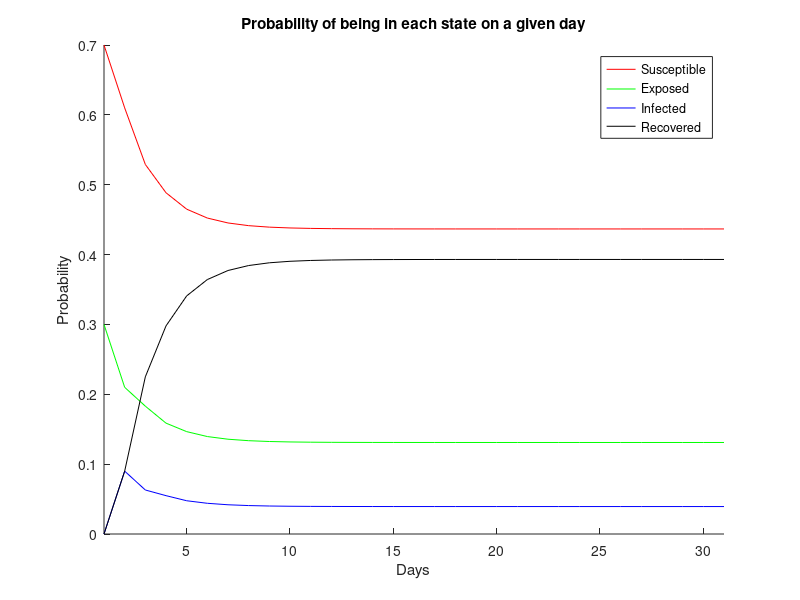
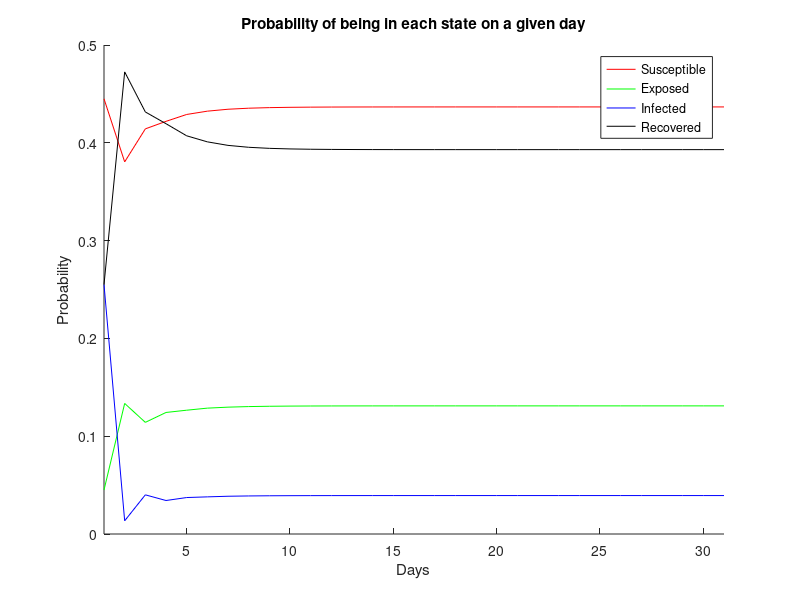
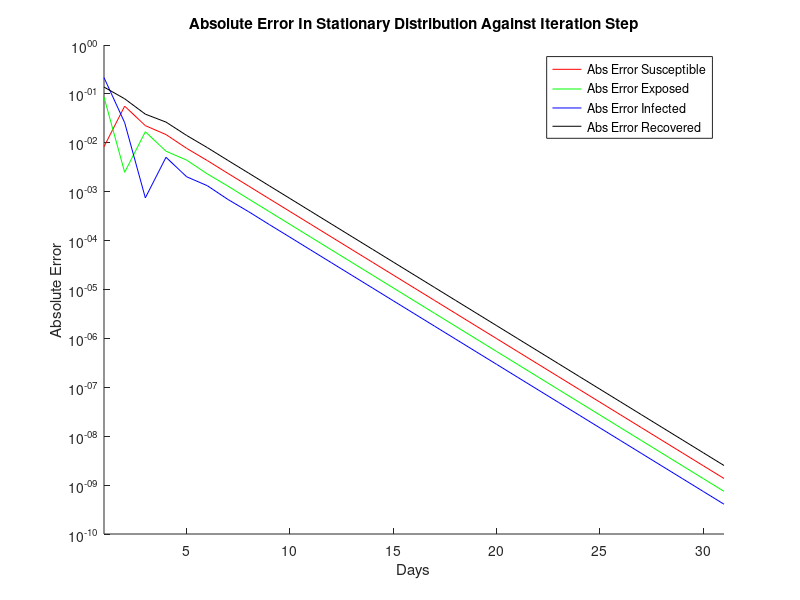
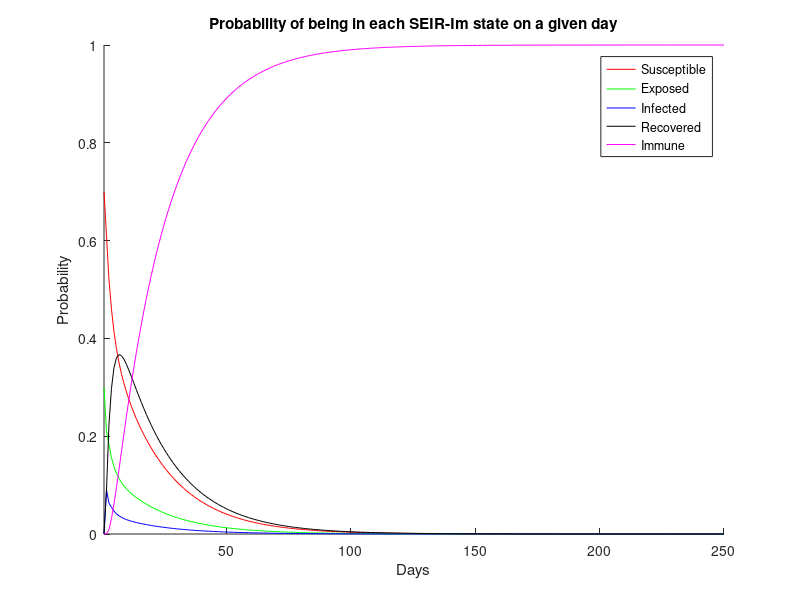

These figures' MATLAB source, in order:
clc
close all
clear all

%% Section 2: Modeling Small Population Epidemics with Markov Chains

    % 2.1 Questions
        % #2
        P_s = 0.7;
        P_e = 0.4;
        P_i = 1.0;
        P_r = 0.8;

        SEIR_trans_matr = [P_s          P_e              0            (1 - P_r)
                           (1 - P_s)    0                0            0
                           0            0.5*(1 - P_e)    (1 - P_i)    0
                           0            0.5*(1 - P_e)    P_i          P_r];
        
        disp("Transition matrix for Markov Chain of the SEIR model:");
        disp(SEIR_trans_matr);
        
        
        % #3
        sv_q2_3 = [0; 1; 0; 0];     % exposed state vector
        
        probability_q2_3 = SEIR_trans_matr * sv_q2_3;
        
        disp("Probability exposed individual is in each state after one day:");
        disp(probability_q2_3);
        
        
        % #4
        sv_q2_4 = [1; 0; 0; 0];     % susceptible state vector
        
        five_iter_SEIR_trans_matr = SEIR_trans_matr ^ 5
        
        probability_q2_4 = five_iter_SEIR_trans_matr * sv_q2_4;
        
        disp("Probability susceptible individual is in each state after five days:");
        disp(probability_q2_4);
        
        
        
        
%% Section 3: Stationary Probability Distributions

    % 3.1 Questions
        % #1
            % (a)
            sv_s = [1; 0; 0; 0];     % susceptible state vector
            probability_s = zeros(1, 31);
            probability_e = zeros(1, 31);
            probability_i = zeros(1, 31);
            probability_r = zeros(1, 31);

            probability_step = zeros(4, 1);
            for n = 1:31
                probability_step = (SEIR_trans_matr ^ n) * sv_s;
                probability_step = probability_step / sum(probability_step);
                probability_s(n) = probability_step(1);
                probability_e(n) = probability_step(2);
                probability_i(n) = probability_step(3);
                probability_r(n) = probability_step(4);
            end

            figure(1)
            hold on
            step_count = linspace(1, 31, 31);
            plot(step_count, probability_s, "-r");
            plot(step_count, probability_e, "-g");
            plot(step_count, probability_i, "-b");
            plot(step_count, probability_r, "-k");
            legend("Susceptible", "Exposed", "Infected", "Recovered");
            title("Probability of being in each state on a given day");
            xlabel("Days");
            ylabel("Probability");
            xlim([1, 31]);
            hold off
            
            
            % (b)
            stat_dist = [probability_s(31); probability_e(31); probability_i(31); probability_r(31)];
            
            disp("Stationary distribution:");
            disp(stat_dist);
            
            
        % #2
            % (a)
            p2_sv_s = [0.15; 0.85; 0; 0];
            p2_probability_s = zeros(1, 31);
            p2_probability_e = zeros(1, 31);
            p2_probability_i = zeros(1, 31);
            p2_probability_r = zeros(1, 31);

            p2_probability_step = zeros(4, 1);
            for n = 1:31
                p2_probability_step = (SEIR_trans_matr ^ n) * p2_sv_s;
                p2_probability_step = p2_probability_step / sum(p2_probability_step);
                p2_probability_s(n) = p2_probability_step(1);
                p2_probability_e(n) = p2_probability_step(2);
                p2_probability_i(n) = p2_probability_step(3);
                p2_probability_r(n) = p2_probability_step(4);
            end

            figure(2)
            hold on
            plot(step_count, p2_probability_s, "-r");
            plot(step_count, p2_probability_e, "-g");
            plot(step_count, p2_probability_i, "-b");
            plot(step_count, p2_probability_r, "-k");
            legend("Susceptible", "Exposed", "Infected", "Recovered");
            title("Probability of being in each state on a given day");
            xlabel("Days");
            ylabel("Probability");
            xlim([1, 31]);
            hold off
            
            
            % (b)
            p2_stat_dist = [p2_probability_s(31); p2_probability_e(31); p2_probability_i(31); p2_probability_r(31)];
            
            disp("Stationary distribution:");
            disp(p2_stat_dist);
            
            
        % #4
            % (a)
            sv_x0 = [0.15; 0.85; 0; 0];
            
            
            % (b)
            [V, D] = eig(SEIR_trans_matr);
            
            eigen_vects = V(1:4, 3);
            eigen_vals = [D(1);
                          D(2);
                          D(11);
                          D(16)];
            
            c = V \ sv_x0;
            c = c(3);
            
            sv_xN = c * eigen_vects;
            
            disp("N-step state vector xN of the Markov Chain in terms of the transition matrix's eigenvalues/eigenvectors:");
            disp(sv_xN);
            
            
            % (c)
            % I don't know
            
            
            % (d)
            p4_abs_error_s = zeros(1, 31);
            p4_abs_error_e = zeros(1, 31);
            p4_abs_error_i = zeros(1, 31);
            p4_abs_error_r = zeros(1, 31);

            p4_probability_step = zeros(4, 1);
            p4_abs_error = zeros(4, 31)
            for n = 1:31
                p4_probability_step = (SEIR_trans_matr ^ n) * sv_x0;
                p4_probability_step = p4_probability_step / sum(p4_probability_step);
                p4_abs_error(1:4, n) = abs(sv_xN - p4_probability_step);
                p4_abs_error_s(n) = p4_abs_error(1, n);
                p4_abs_error_e(n) = p4_abs_error(2, n);
                p4_abs_error_i(n) = p4_abs_error(3, n);
                p4_abs_error_r(n) = p4_abs_error(4, n);
            end

            figure(3)
            hold on
            semilogy(step_count, p4_abs_error_s, "-r");
            semilogy(step_count, p4_abs_error_e, "-g");
            semilogy(step_count, p4_abs_error_i, "-b");
            semilogy(step_count, p4_abs_error_r, "-k");
            legend("Abs Error Susceptible", "Abs Error Exposed", "Abs Error Infected", "Abs Error Recovered");
            title("Absolute Error In Stationary Distribution Against Iteration Step");
            xlabel("Days");
            ylabel("Absolute Error");
            xlim([1, 31]);
            hold off
            
         
            
            
        % #5
            % (b)
            P_Im = 1.0;
            
            SEIR_Im_trans_matr = [P_s          P_e              0            0.5*(1 - P_r)    0
                                  (1 - P_s)    0                0            0                0
                                  0            0.5*(1 - P_e)    (1 - P_i)    0                0
                                  0            0.5*(1 - P_e)    P_i          P_r              0
                                  0            0                0            0.5*(1 - P_r)    P_Im];
                              
            disp("Transition matrix for Markov Chain of the SEIR-Im model:");
            disp(SEIR_Im_trans_matr);
            
            
            % (c)
            p3_sv_s = [1; 0; 0; 0; 0];
            p3_probability_s = zeros(1, 250);
            p3_probability_e = zeros(1, 250);
            p3_probability_i = zeros(1, 250);
            p3_probability_r = zeros(1, 250);
            p3_probability_Im = zeros(1, 250);

            p3_probability_step = zeros(5, 1);
            for n = 1:250
                p3_probability_step = (SEIR_Im_trans_matr ^ n) * p3_sv_s;
                p3_probability_step = p3_probability_step / sum(p3_probability_step);
                p3_probability_s(n) = p3_probability_step(1);
                p3_probability_e(n) = p3_probability_step(2);
                p3_probability_i(n) = p3_probability_step(3);
                p3_probability_r(n) = p3_probability_step(4);
                p3_probability_Im(n) = p3_probability_step(5);
            end

            figure(4)
            hold on
            step_count_250 = linspace(1, 250, 250);
            plot(step_count_250, p3_probability_s, "-r");
            plot(step_count_250, p3_probability_e, "-g");
            plot(step_count_250, p3_probability_i, "-b");
            plot(step_count_250, p3_probability_r, "-k");
            plot(step_count_250, p3_probability_Im, "-m");
            legend("Susceptible", "Exposed", "Infected", "Recovered", "Immune");
            title("Probability of being in each SEIR-Im state on a given day");
            xlabel("Days");
            ylabel("Probability");
            xlim([1, 250]);
            hold off
            
            SEIR_Im_stat_dist = [p3_probability_s(250)
                                 p3_probability_e(250)
                                 p3_probability_i(250) 
                                 p3_probability_r(250)
                                 p3_probability_Im(250)];
            
            disp("Stationary distribution:");
            disp(SEIR_Im_stat_dist);
            
            
            
        